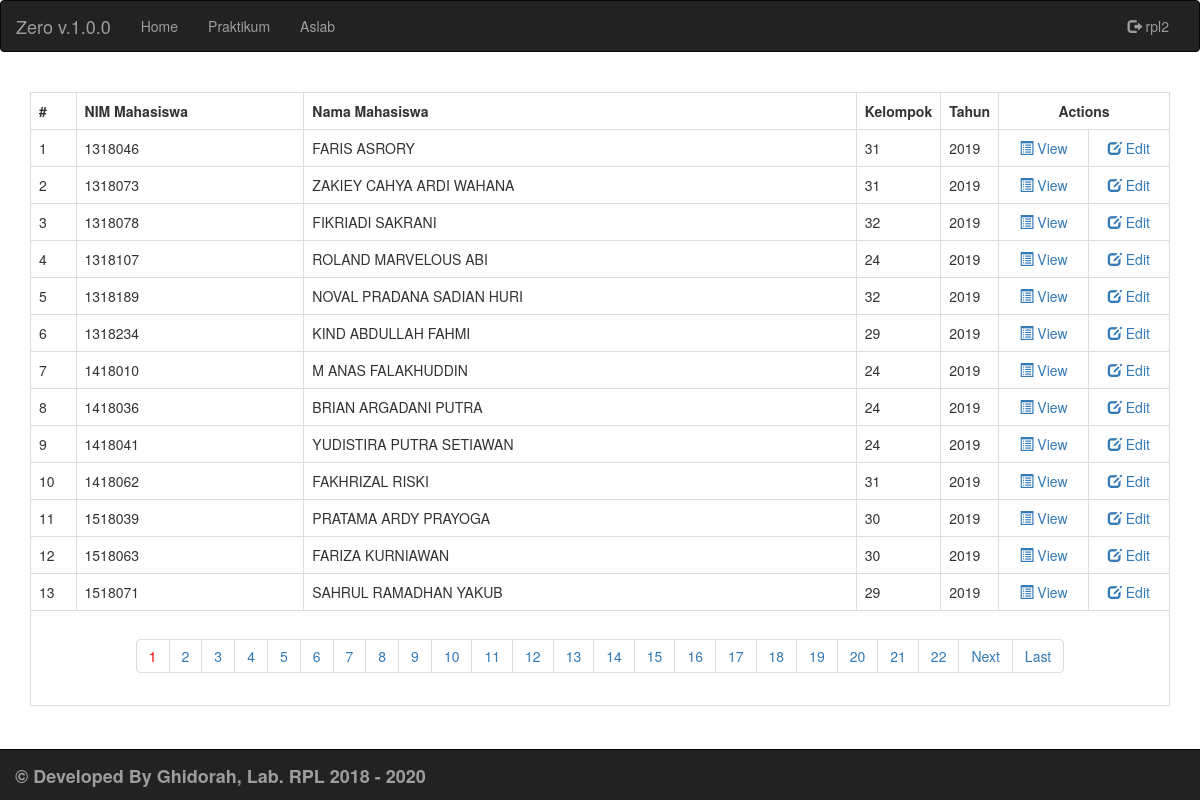
/menu/index.php?modul=nilai&file=nilai-home (signed in), run on the app's committed database.
### tables this page shows
CREATE TABLE `data_praktikum` (
  `nim_mahasiswa` int(7) NOT NULL,
  `kelompok` int(2) NOT NULL,
  `kode_praktikum` varchar(6) NOT NULL,
  `tahun` int(4) NOT NULL
);

CREATE TABLE `data_mahasiswa` (
  `nim_mahasiswa` int(7) NOT NULL,
  `nama_mahasiswa` varchar(50) NOT NULL
);

### menu/nilai/nilai-proses.php (the view, shortened to what this page needs)
<?php
class crud
{
	private $db;
	function __construct($DB_con)
	{
		$this->db = $DB_con;
	}
	public function dataview($query)
	{
		$stmt = $this->db->prepare($query);
		$stmt->execute();
		$no = 1;
		if($stmt->rowCount()>0)
		{
			while($row=$stmt->fetch(PDO::FETCH_ASSOC))
			{
				$nim = $row['nim_mahasiswa'];
				$query_x =$this->db->prepare("SELECT * FROM data_praktikum WHERE nim_mahasiswa='$nim'");
				$query_x->execute();
				while ($resu=$query_x->fetch(PDO::FETCH_ASSOC)) {
				?>
                <tr>
                <td><?php print($no)?></td>
                <td><?php print($row['nim_mahasiswa'])?></td>
                <td><?php print($row['nama_mahasiswa']); ?></td>
                <td><?php print($resu['kelompok']); ?></td>
                <td><?php print($resu['tahun']); ?></td>
                <td align="center">
                <a href="index.php?modul=praktikum&file=praktikum-view&view_id=<?php print($row['nim_mahasiswa']); ?>"><i class="glyphicon glyphicon-list-alt"></i> View</a>
                </td>
                <td align="center">
                <a href="index.php?modul=praktikum&file=praktikum-view&view_id=<?php print($row['nim_mahasiswa']); ?>"><i class="glyphicon glyphicon-edit"></i> Edit</a>
                </td>
                </tr>
                <?php
            		$no++;
            		}
		     }
		}
		else
		{
			?>
            <tr>
            <td colspan="5">Nothing here...</td>
            </tr>
            <?php
		}
	}
	public function paginglink($query,$records_per_page)
	{
		$self = "index.php?modul=nilai&file=nilai-home" ;
		$stmt = $this->db->prepare($query);
		$stmt->execute();
		$total_no_of_records = $stmt->rowCount();
		if($total_no_of_records > 0)
		{
			?><ul class="pagination"><?php
			$total_no_of_pages=ceil($total_no_of_records/$records_per_page);
			$current_page=1;
			for($i=1;$i<=$total_no_of_pages;$i++)
			{
				if($i==$current_page)
				{
					echo "<li><a href='".$self."&page_no=".$i."' style='color:red;'>".$i."</a></li>";
				}
				else
				{
					echo "<li><a href='".$self."&page_no=".$i."'>".$i."</a></li>";
				}
			}
			if($current_page!=$total_no_of_pages)
			{
				$next=$current_page+1;
				echo "<li><a href='".$self."&page_no=".$next."'>Next</a></li>";
				echo "<li><a href='".$self."&page_no=".$total_no_of_pages."'>Last</a></li>";
			}
			?></ul><?php
		}
	}
}

### data on the page
data_mahasiswa: nim_mahasiswa "1318046", nama_mahasiswa "FARIS ASRORY"
data_praktikum: kelompok "31", tahun "2019"
data_mahasiswa: nim_mahasiswa "1318073", nama_mahasiswa "ZAKIEY CAHYA ARDI WAHANA"
data_praktikum: kelompok "31", tahun "2019"
data_mahasiswa: nim_mahasiswa "1318078", nama_mahasiswa "FIKRIADI SAKRANI"
data_praktikum: kelompok "32", tahun "2019"
data_mahasiswa: nim_mahasiswa "1318107", nama_mahasiswa "ROLAND MARVELOUS ABI"
data_praktikum: kelompok "24", tahun "2019"
data_mahasiswa: nim_mahasiswa "1318189", nama_mahasiswa "NOVAL PRADANA SADIAN HURI"
data_praktikum: kelompok "32", tahun "2019"
data_mahasiswa: nim_mahasiswa "1318234", nama_mahasiswa "KIND ABDULLAH FAHMI"
data_praktikum: kelompok "29", tahun "2019"
data_mahasiswa: nim_mahasiswa "1418010", nama_mahasiswa "M ANAS FALAKHUDDIN"
data_praktikum: kelompok "24", tahun "2019"
data_mahasiswa: nim_mahasiswa "1418036", nama_mahasiswa "BRIAN ARGADANI PUTRA"
data_praktikum: kelompok "24", tahun "2019"
data_mahasiswa: nim_mahasiswa "1418041", nama_mahasiswa "YUDISTIRA PUTRA SETIAWAN"
data_praktikum: kelompok "24", tahun "2019"
data_mahasiswa: nim_mahasiswa "1418062", nama_mahasiswa "FAKHRIZAL RISKI"
data_praktikum: kelompok "31", tahun "2019"
data_mahasiswa: nim_mahasiswa "1518039", nama_mahasiswa "PRATAMA ARDY PRAYOGA"
data_praktikum: kelompok "30", tahun "2019"
data_mahasiswa: nim_mahasiswa "1518063", nama_mahasiswa "FARIZA KURNIAWAN"
data_praktikum: kelompok "30", tahun "2019"
data_mahasiswa: nim_mahasiswa "1518071", nama_mahasiswa "SAHRUL RAMADHAN YAKUB"
data_praktikum: kelompok "29", tahun "2019"

### other printed values
$_SESSION['username'] "rpl2"
